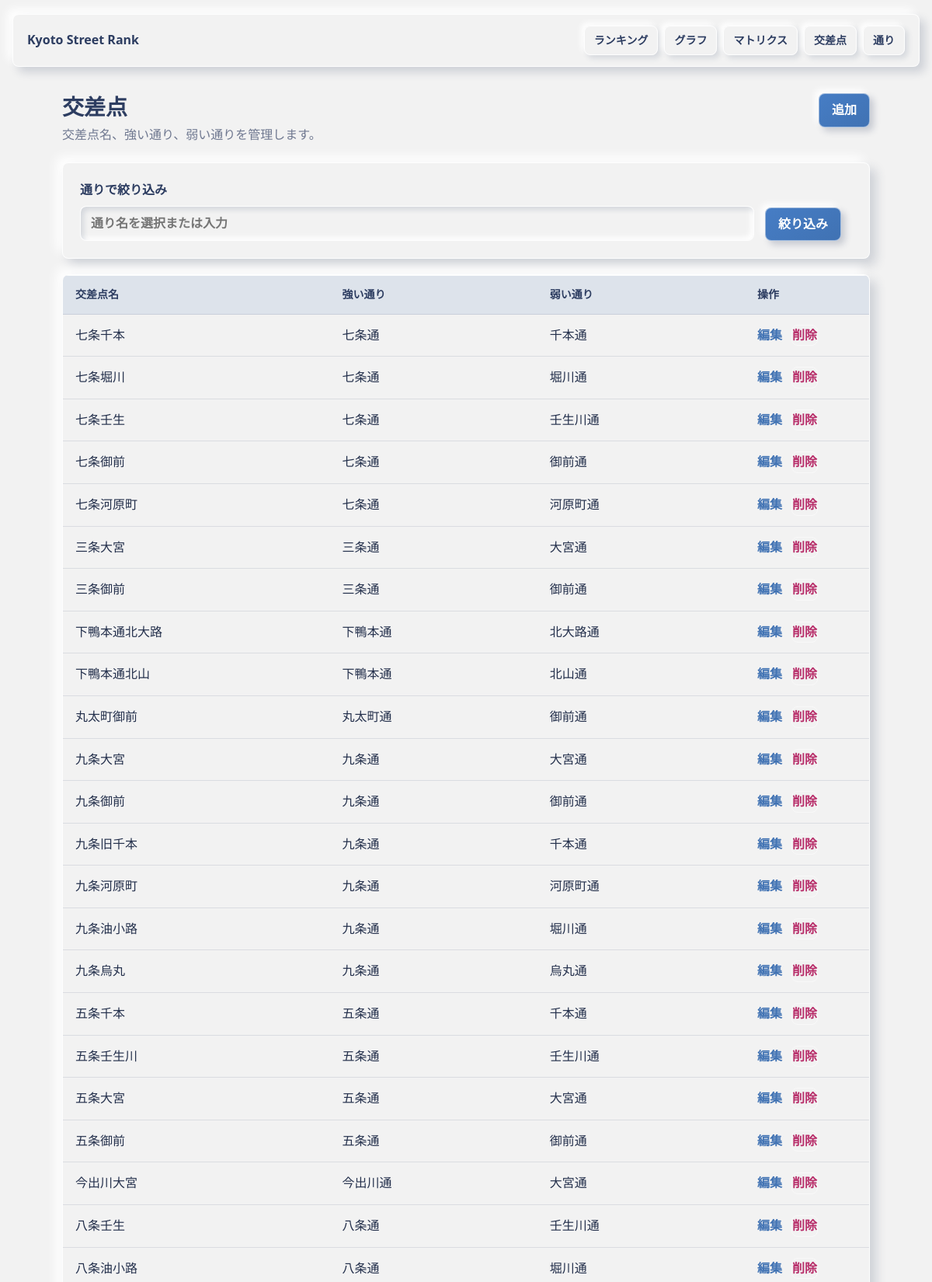
The app's page /intersections (upper part) with its own data.
### src/models.py (models this page shows)
class Intersection(db.Model):
    __tablename__ = "intersections"
    __table_args__ = (
        UniqueConstraint("name", name="uq_intersections_name"),
        UniqueConstraint("pair_key", name="uq_intersections_pair_key"),
        CheckConstraint("winner_street_id != loser_street_id", name="ck_different_streets"),
    )
    id = db.Column(db.Integer, primary_key=True)
    name = db.Column(db.String(120), nullable=False)
    pair_key = db.Column(db.String(80), nullable=False)
    winner_street_id = db.Column(db.Integer, db.ForeignKey("streets.id"), nullable=False)
    loser_street_id = db.Column(db.Integer, db.ForeignKey("streets.id"), nullable=False)
    winner = db.relationship("Street", foreign_keys=[winner_street_id])
    loser = db.relationship("Street", foreign_keys=[loser_street_id])

class Street(db.Model):
    __tablename__ = "streets"
    id = db.Column(db.Integer, primary_key=True)
    name = db.Column(db.String(120), nullable=False, unique=True)
    orientation = db.Column(db.String(20), nullable=True)

### src/routes.py (the view, shortened to what this page needs)
    @app.route("/intersections")
    def intersections_index():
        selected_street = request.args.get("street", "").strip()
        intersections_query = Intersection.query
        intersections = intersections_query.order_by(Intersection.name).all()
        return render_template(
            "intersections/index.html",
            intersections=intersections,
            street_names=list_street_names(),
            selected_street=selected_street,
        )

### src/services.py (called while the page is built)
def list_street_names():
    streets = Street.query.order_by(Street.name).all()
    return [street.name for street in streets]

### templates/intersections/index.html (shortened to what this page needs)
{% extends "base.html" %}
{% block content %}
  <div class="page-head">
    <div>
      <h1>交差点</h1>
      <p>交差点名、強い通り、弱い通りを管理します。</p>
    </div>
    <a class="button" href="{{ url_for('intersections_new', street=selected_street) if selected_street else url_for('intersections_new') }}">追加</a>
  </div>
  <form class="filter-bar" method="get">
    <label>
      通りで絞り込み
      <input name="street" list="street-options" value="{{ selected_street }}" placeholder="通り名を選択または入力">
    </label>
    <button class="button" type="submit">絞り込み</button>
  </form>
  {% if intersections %}
    <table>
      <thead>
        <tr>
          <th>交差点名</th>
          <th>強い通り</th>
          <th>弱い通り</th>
          <th class="actions">操作</th>
        </tr>
      </thead>
      <tbody>
        {% for intersection in intersections %}
          <tr>
            <td>{{ intersection.name }}</td>
            <td>{{ intersection.winner.name }}</td>
            <td>{{ intersection.loser.name }}</td>
            <td class="actions">
              <a href="{{ url_for('intersections_edit', intersection_id=intersection.id, street=selected_street) if selected_street else url_for('intersections_edit', intersection_id=intersection.id) }}">編集</a>
              <form method="post" action="{{ url_for('intersections_delete', intersection_id=intersection.id) }}" onsubmit="return confirm('この交差点を削除しますか？');">
                <button class="link-button" type="submit">削除</button>
              </form>
            </td>
          </tr>
        {% endfor %}
      </tbody>
    </table>
  {% else %}
    <section class="empty">
      <h2>{% if selected_street %}該当する交差点がありません{% else %}交差点がありません{% endif %}</h2>
      <p>{% if selected_street %}別の通りで絞り込むか、フィルタを解除してください。{% else %}交差点を追加すると通りも自動で登録されます。{% endif %}</p>
    </section>
  {% endif %}
{% endblock %}

### static/style.css (style rules this page uses)
:root { color-scheme: light; --bg: #f2f2f2; --base: #2d3d61; --main: #4072b3; --accent: #b82e6a; --text: #24304c; --muted: #6f7890; --surface: #f2f2f2; --line: rgba(45, 61, 97, 0.12); --bevel: rgba(255, 255, 255, 0.9); --shadow-dark: rgba(45, 61, 97, 0.18); --shadow-light: rgba(255, 255, 255, 0.95); --danger: #b82e6a; }
* { box-sizing: border-box; }
body { margin: 0; background: var(--bg); color: var(--text); font-family: system-ui, -apple-system, BlinkMacSystemFont, "Segoe UI", sans-serif; line-height: 1.6; }
a { color: var(--main); font-weight: 700; text-decoration: none; }
.page-head { display: flex; align-items: flex-start; justify-content: space-between; gap: 24px; margin-bottom: 22px; }
h1 { margin: 0; color: var(--base); font-size: 28px; line-height: 1.25; }
p { margin: 6px 0 0; color: var(--muted); }
.button, button { display: inline-flex; align-items: center; justify-content: center; min-height: 42px; padding: 8px 16px; border: 1px solid rgba(255, 255, 255, 0.5); border-radius: 8px; background: linear-gradient(145deg, #467dc5, var(--main)); color: #fff; font: inherit; font-weight: 800; cursor: pointer; box-shadow: 5px 5px 9px rgba(45, 61, 97, 0.22), -5px -5px 9px var(--shadow-light); }
table { width: 100%; border-spacing: 0; border-collapse: separate; overflow: hidden; background: var(--surface); border: 1px solid var(--bevel); border-radius: 8px; box-shadow: 8px 8px 14px var(--shadow-dark), -8px -8px 14px var(--shadow-light); }
th, td { padding: 13px 16px; border-bottom: 1px solid var(--line); text-align: left; }
th { background: rgba(64, 114, 179, 0.12); border-top: 1px solid var(--bevel); color: var(--base); font-size: 14px; }
.actions { width: 160px; white-space: nowrap; }
td.actions { display: flex; gap: 12px; align-items: center; }
td.actions form { margin: 0; }
.link-button { min-height: auto; padding: 0; background: transparent; color: var(--danger); font-weight: 800; box-shadow: none; }
.panel, .empty, .filter-bar, .graph-panel, .cycle-list { background: var(--surface); border: 1px solid var(--bevel); border-radius: 8px; padding: 22px; box-shadow: 8px 8px 14px var(--shadow-dark), -8px -8px 14px var(--shadow-light); }
.filter-bar { display: grid; grid-template-columns: minmax(240px, 1fr) auto auto; align-items: end; gap: 14px; margin-bottom: 20px; }
label { display: grid; gap: 7px; color: var(--base); font-weight: 800; }
input, select { width: 100%; min-height: 44px; padding: 9px 13px; border: 1px solid var(--bevel); border-radius: 8px; outline: none; background: var(--surface); color: var(--base); font: inherit; box-shadow: inset 4px 4px 6px rgba(45, 61, 97, 0.14), inset -4px -4px 6px var(--shadow-light); }

### records on screen
Intersection: name "七条千本", winner.name "七条通", loser.name "千本通"
Intersection: name "七条堀川", winner.name "七条通", loser.name "堀川通"
Intersection: name "七条壬生", winner.name "七条通", loser.name "壬生川通"
Intersection: name "七条御前", winner.name "七条通", loser.name "御前通"
Intersection: name "七条河原町", winner.name "七条通", loser.name "河原町通"
Intersection: name "三条大宮", winner.name "三条通", loser.name "大宮通"
Intersection: name "三条御前", winner.name "三条通", loser.name "御前通"
Intersection: name "下鴨本通北大路", winner.name "下鴨本通", loser.name "北大路通"
Intersection: name "下鴨本通北山", winner.name "下鴨本通", loser.name "北山通"
Intersection: name "丸太町御前", winner.name "丸太町通", loser.name "御前通"
Intersection: name "九条大宮", winner.name "九条通", loser.name "大宮通"
Intersection: name "九条御前", winner.name "九条通", loser.name "御前通"
Intersection: name "九条旧千本", winner.name "九条通", loser.name "千本通"
Intersection: name "九条河原町", winner.name "九条通", loser.name "河原町通"
Intersection: name "九条油小路", winner.name "九条通", loser.name "堀川通"
Intersection: name "九条烏丸", winner.name "九条通", loser.name "烏丸通"
Intersection: name "五条千本", winner.name "五条通", loser.name "千本通"
Intersection: name "五条壬生川", winner.name "五条通", loser.name "壬生川通"
Intersection: name "五条大宮", winner.name "五条通", loser.name "大宮通"
Intersection: name "五条御前", winner.name "五条通", loser.name "御前通"
Intersection: name "今出川大宮", winner.name "今出川通", loser.name "大宮通"
Intersection: name "八条壬生", winner.name "八条通", loser.name "壬生川通"
Intersection: name "八条油小路", winner.name "八条通", loser.name "堀川通"
